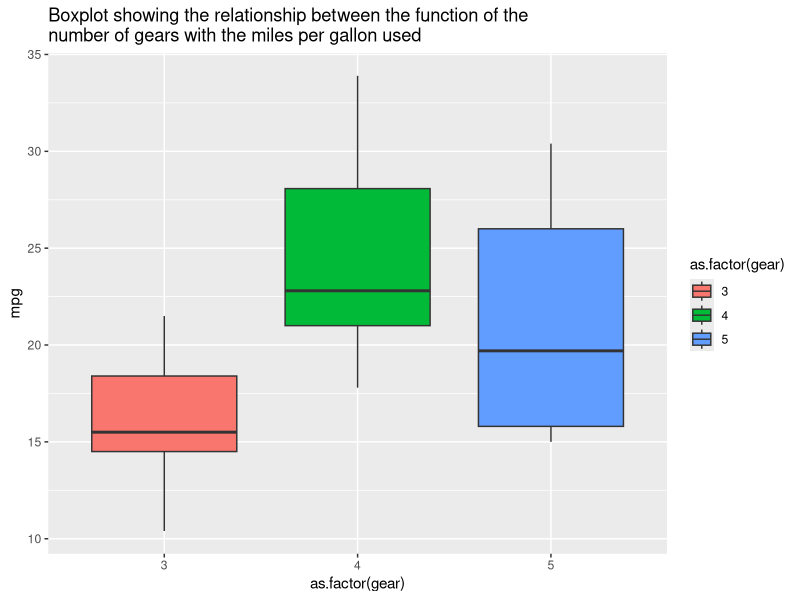

Source code (R): (Note: this script raises an error after producing the figure.)
## ---- chunk 1
knitr::opts_chunk$set(echo = TRUE)
## ---- chunk 2
sum(5:55) #sum() is used to add up all integers within the brackets, a colon means all integers between the two values either side; in this case, all integers between 5 and 55
## ---- chunk 3
sumfun <- function(n) {sum(5:n)} #set sumfun(n) as a new function of n, with the function sum(5:n), following from the logic of the previous task
## ---- chunk 4
sumfun(10)
## ---- chunk 5
sumfun(20)
## ---- chunk 6
sumfun(100)
## ---- chunk 7
seq <- function(n) { #set sequence, seq(n), as a new function of n
  seq <-numeric(n) #set seq(n) as a numeric value
  seq[1] <- 1 #[1] is the first element of the function seq(n), first value in sequence is 1
  seq[2] <- 1 #[2] is the second element of the function seq(n), second value in sequence is 1
  i = 3 #since first two values are known, and to avoid loop, start the sequence by calculating the third value
  
  while (i <= n) { #loop will continue for n values of i, where i is the position in the sequence
  seq[i]=seq[i - 1] + seq[i - 2] #Fibonacci sequence is sum of two previous numbers
  i<- i + 1 #move to the next position in the sequence
 }
 return(seq) #repeat the loop
}

seq(12) #run loop for 12 values
## ---- chunk 8
library(ggplot2) #library() is used to load add-on packages, in ths case the mtcars database bundled with R
ggplot(data = mtcars, aes(x= as.factor(gear), y= mpg)) + geom_boxplot(aes(fill= as.factor(gear) )) + ggtitle("Boxplot showing the relationship between the function of the \
number of gears with the miles per gallon used")
#creates a graph with the data from the loaded library.
#The x axis is set to be the function of the number of gears using x=, and the y axis is set to be the variable mpg (miles per gallon) using y=.
#The title of the graph is added using ggtitle()
#The bars are colour coded by the number of gears via the geom_boxplot command with argument of fill=, where every different gear factor gets a different colour
## ---- chunk 9
y <- cars $dist; x <- cars $speed; #distance mapped to y and speed mapped to x purely for sake of convenience when graphing in later tasks, as distance will be displayed on y axis and speed on x axis
Relationship <- lm(formula = "y ~ x") #settng the lm function to be called Relationship
summary(Relationship) #summary() is used to create a table showing the results of the model function specified, in this case the Relationship function mapped in the previous step
## ---- chunk 10
library(ggplot2) #again, as in task 3.4, the library() command loads the ggplot2 (mtcars) database
ggplot_temp <- ggplot(data = cars, aes(x= speed, y=dist)) + geom_point() + geom_smooth(method = "lm",formula = "y ~ x") #set a temporary function, ggplot_temp, to graph the linear function of the speed (x axis) and distance (y axis) for the mtcars dataset. geom_smooth() is used to display patterns in a plot of ponts, ie points generated from the mtcars dataset
LinearFit <- ggplot_temp + ggtitle ("Linear fit of datapoints from Task 5, displaying the \
corelation between speed and breaking distance")+ xlab("speed (miles per hour)")+ ylab("distance (feet)") #adding lables and a title to the graph, using xlab for the x axis, ylab for the y axis, and ggtitle() for the title
LinearFit #run the LinearFit function
## ---- chunk 11
dist_miles <- cars$dist*0.000189 #converting distance from feet to miles
speed_squared <- cars$speed^2 #squaring the speed
lm(formula = dist_miles ~ speed_squared)
## ---- chunk 12
0.001675*5280
## ---- chunk 13
reaction_time=1.675e-03/2.438e-05^(1/2) #using time=dist/speed, where dist is the average stopping distance calculated earlier and the speed is the speed squared, as stated in the assumptions
reaction_time*3600
## ---- chunk 14
Regression <- lm(dist_miles ~ speed_squared) #setting Regression as a function of the datapoints of the relationship between the distance in miles and the speed squared
plot(dist_miles ~ speed_squared); abline(Regression$coefficients, col = "blue") #plotting these datapoints onto a graph, showing a regression line
